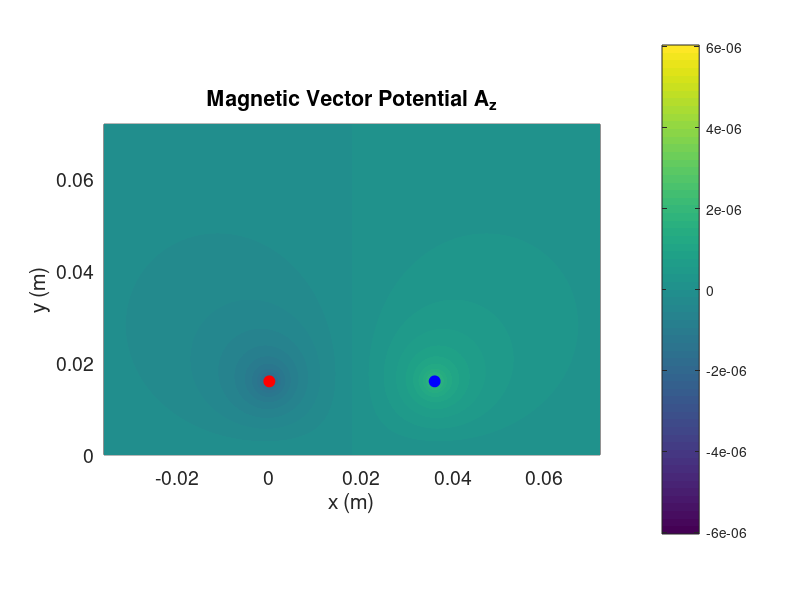

This chart was generated by the following MATLAB code:
% Clear workspace and close figures
close all;
clear all;
clc;

% --- Define Constants ---
mu0 = 4*pi*1e-7; % Permeability of free space (H/m)

% --- Parameters based on personal identification numbers ---
p4 = 4;
p6 = 4;
p8 = 6;

% --- Calculate geometry parameters (in meters) ---
a = (0.4 + 0.2*p4)/1000;          % Wire radius [m]
w = (24 + 2*p8)/1000;             % Horizontal distance between wires [m]
h1 = (12 + p6)/1000;              % Height of wire #1 [m]
h2 = (12 + p4)/1000;              % Height of wire #2 [m]
l = (450 + 20*p4)/1000;           % Length [m]  

% --- Define Currents (from 3.3.4a) ---
i1 = 3;  % Current in wire #1 (A)
i2 = -3; % Current in wire #2 (A)

% --- Define Plotting Region (from 3.3.4a) ---
xmin = -w;
xmax = 2*w;
ymin = 0;     % Ground plane is at y=0
ymax = 2*w;   % Upper limit for y

% --- Visualize Magnetic Vector Potential Az ---
% Define grid points
numX = 1000; % Number of points in x
numY = 1000; % Number of points in y
xVtr = linspace(xmin, xmax, numX);
yVtr = linspace(ymin, ymax, numY);
[xMtx, yMtx] = meshgrid(xVtr, yVtr);

% Wire 1 and its image
r1_sq = xMtx.^2 + (yMtx - h1).^2;
r1_img_sq = xMtx.^2 + (yMtx + h1).^2;
% Wire 2 and its image
r2_sq = (xMtx - w).^2 + (yMtx - h2).^2;
r2_img_sq = (xMtx - w).^2 + (yMtx + h2).^2;

small_offset = 1e-12; % Mycket litet värde
r1_sq = r1_sq + small_offset;
r2_sq = r2_sq + small_offset;


% Compute magnetic vector potential Az using superposition
Az = (-mu0/(2*pi)) * i1 * log(sqrt(r1_img_sq)./sqrt(r1_sq)) + ...
     (-mu0/(2*pi)) * i2 * log(sqrt(r2_img_sq)./sqrt(r2_sq));

% --- Visualize Az ---
figure(1), clf; % Create figure 1 and clear it
pcolor(xMtx, yMtx, Az); % Use pcolor for filled cells
hold on; % Hold the plot for potential overlays

% Add wire locations for context (optional)
plot(0, h1, 'ro', 'MarkerFaceColor', 'r', 'MarkerSize', 8); % Wire 1 location
plot(w, h2, 'bo', 'MarkerFaceColor', 'b', 'MarkerSize', 8); % Wire 2 location

shading interp; % Interpolate colors for a smooth look
colorbar; % Show the color scale
axis equal; % Use equal scaling for x and y axes
axis([xmin xmax ymin ymax]); % Set axis limits to the defined region

% --- Add Labels and Title ---
xlabel('x (m)');
ylabel('y (m)');
title(['Magnetic Vector Potential A_z']);
set(gca, 'fontsize', 14); % Set font size for the axes

hold off; % Release the plot hold
